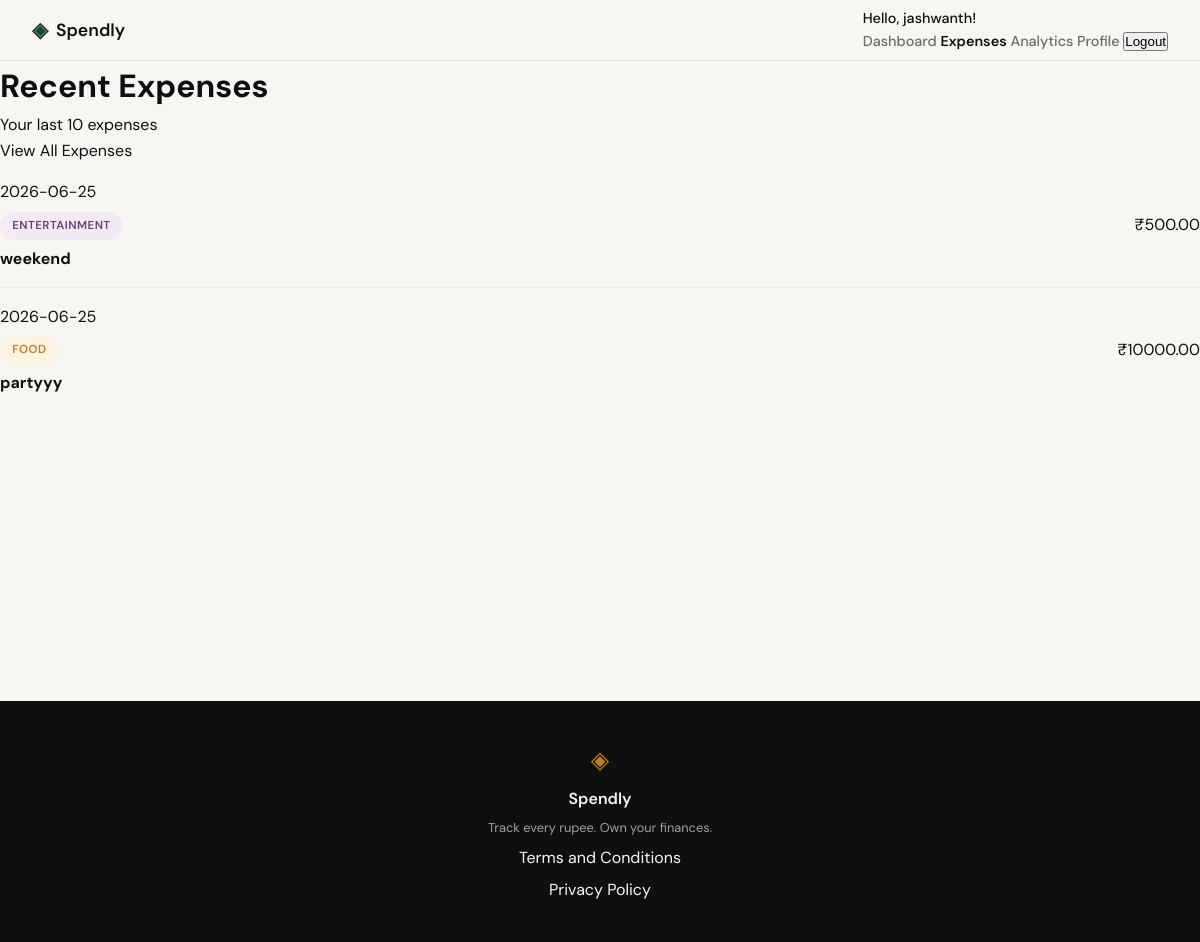
The app's page /expenses/recent (signed in) with its own data.
### tables this page shows
CREATE TABLE expenses (
            id INTEGER PRIMARY KEY AUTOINCREMENT,
            user_id INTEGER NOT NULL,
            amount REAL NOT NULL,
            category TEXT NOT NULL,
            date TEXT NOT NULL,
            description TEXT,
            created_at TEXT DEFAULT CURRENT_TIMESTAMP,
            FOREIGN KEY (user_id) REFERENCES users (id)
        );

### app.py (the view)
@app.route("/expenses/recent")
@login_required
def expenses_recent():
    user_id = session.get('user_id')
    conn = get_db()
    try:
        cursor = conn.cursor()
        cursor.execute(
            """SELECT id, amount, category, date, description, created_at
               FROM expenses
               WHERE user_id = ?
               ORDER BY date DESC, created_at DESC
               LIMIT 10""",
            (user_id,)
        )
        expenses = cursor.fetchall()
        return render_template("expenses_recent.html", expenses=expenses)
    except Exception as e:
        return render_template("error.html", error="Unable to load recent expenses"), 500
    finally:
        conn.close()

### app.py (called while the page is built)
def login_required(f):
    @wraps(f)
    def decorated_function(*args, **kwargs):
        if 'user_id' not in session:
            return redirect(url_for('login'))
        return f(*args, **kwargs)
    return decorated_function

### database/db.py (called while the page is built)
def get_db():
    conn = sqlite3.connect('spendly.db')
    conn.row_factory = sqlite3.Row
    conn.execute('PRAGMA foreign_keys = ON')
    return conn

### templates/expenses_recent.html (shortened to what this page needs)
{% extends "base.html" %}
{% block content %}
<div class="recent-expenses-container">
    <div class="recent-expenses-header">
        <h1>Recent Expenses</h1>
        <p>Your last 10 expenses</p>
        <div class="recent-expenses-actions">
            <a href="{{ url_for('expenses') }}" class="btn btn-outline">View All Expenses</a>
        </div>
    </div>
    {% if expenses|length > 0 %}
    <div class="recent-expenses-list">
        {% for expense in expenses %}
        <div class="expense-item">
            <div class="expense-item-info">
                <div class="expense-item-date">{{ expense.date }}</div>
                <div class="expense-item-category">
                    <span class="category-tag category-{{ expense.category|lower|replace(' ', '-') }}">
                        {{ expense.category }}
                    </span>
                </div>
                <div class="expense-item-description">
                    <strong>{{ expense.description or 'No description' }}</strong>
                </div>
            </div>
            <div class="expense-item-amount">
                ₹{{ "%.2f"|format(expense.amount) }}
            </div>
        </div>
        {% endfor %}
    </div>
    {% else %}
    <div class="empty-state">
        <h2>No recent expenses</h2>
        <p>You haven't recorded any expenses yet.</p>
        <a href="{{ url_for('add_expense') }}" class="btn btn-primary">Add Your First Expense</a>
    </div>
    {% endif %}
</div>
{% endblock %}

### static/css/style.css (style rules this page uses)
:root { --ink: #0f0f0f; --ink-soft: #2d2d2d; --ink-muted: #6b6b6b; --ink-faint: #a0a0a0; --paper: #f7f6f3; --paper-warm: #f0ede6; --paper-card: #ffffff; --accent: #1a472a; --accent-light: #e8f0eb; --accent-2: #c17f24; --accent-2-light: #fdf3e3; --danger: #c0392b; --danger-light: #fdecea; --border: #e4e1da; --border-soft: #eeebe4; --font-display: 'DM Serif Display', Georgia, serif; --font-body: 'DM Sans', system-ui, sans-serif; --max-width: 1200px; --auth-width: 440px; --radius-sm: 6px; --radius-md: 12px; --radius-lg: 20px; }
*, *::before, *::after { box-sizing: border-box; margin: 0; padding: 0; }
html { font-size: 16px; scroll-behavior: smooth; }
body { background: var(--paper); color: var(--ink); font-family: var(--font-body); font-size: 1rem; line-height: 1.6; -webkit-font-smoothing: antialiased; }
a { color: inherit; text-decoration: none; }
.activity-item, .expense-item { display: flex; align-items: center; justify-content: space-between; gap: 1.25rem; padding: 1rem 0; border-bottom: 1px solid var(--border-soft); }
.activity-item:last-child, .expense-item:last-child { border-bottom: none; }
.activity-item-info, .expense-item-info { display: flex; flex-direction: column; gap: 0.35rem; min-width: 0; }
.category-tag { display: inline-block; padding: 0.25rem 0.7rem; border-radius: 999px; font-size: 0.72rem; font-weight: 600; letter-spacing: 0.04em; text-transform: uppercase; background: var(--accent-light); color: var(--accent); border: 1px solid transparent; }
.category-food { background: #fdf3e3; color: #c17f24; }
.category-entertainment { background: #f3eaf5; color: #6b3f7a; }

### records on screen
expenses: date "2026-06-25", category "ENTERTAINMENT", description "weekend", amount "500.00"
expenses: date "2026-06-25", category "FOOD", description "partyyy", amount "10000.00"

### other values on screen
{{ session.user_name }} "jashwanth"
